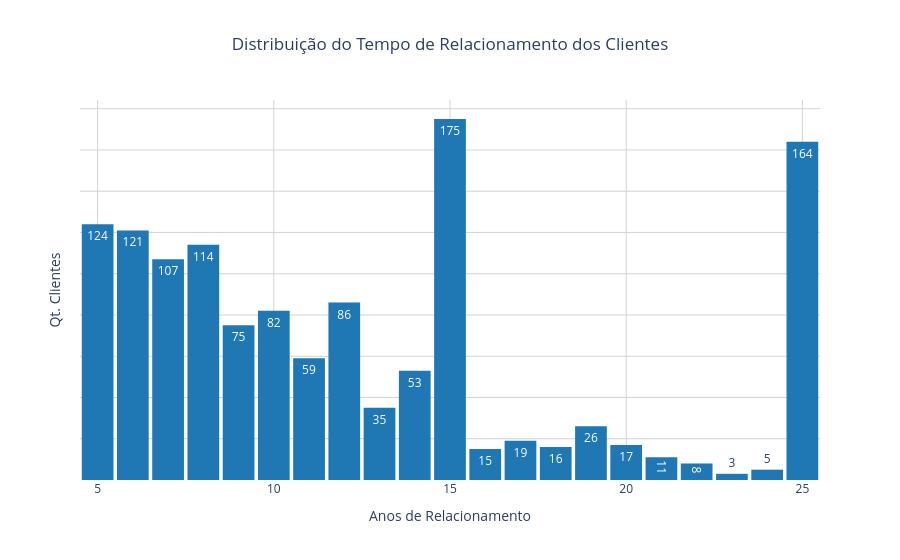

This figure's notebook cell:
### Code cell
# Histograma da distribuição do tempo de relacionamento em anos
fig_anos = px.histogram(
    df_base_cadast,
    x='anos_cliente',
    nbins=25,
    title='Distribuição do Tempo de Relacionamento dos Clientes',
    labels={
        'anos_cliente': 'Anos de Relacionamento',
        'count': 'Quantidade de Clientes'
        },
    text_auto=True,
    color_discrete_sequence=['#1f77b4']
)

fig_anos.update_layout(
    bargap=0.1,
    title_x=0.5,
    plot_bgcolor='white',
    xaxis=dict(showgrid=True, gridcolor='lightgray'),
    yaxis=dict(
        title='Qt. Clientes',
        showticklabels=False,
        showgrid=True,
        gridcolor='lightgray')
)

fig_anos.show()

### Figure 1 — Plotly figure (JSON) as saved in the notebook; plotly's stock layout.template omitted (floating-point values rounded to 4 significant figures; data arrays with more than 128 entries replaced by an {"elided": "..."} marker saying what was removed)
{"data": [{"bingroup": "x", "hovertemplate": "Anos de Relacionamento=%{x}<br>count=%{y}<extra></extra>", "legendgroup": "", "marker": {"color": "#1f77b4", "pattern": {"shape": ""}}, "name": "", "nbinsx": 25, "orientation": "v", "showlegend": false, "texttemplate": "%{value}", "type": "histogram", "x": {"elided": "1315 int values"}, "xaxis": "x", "yaxis": "y"}], "layout": {"bargap": 0.1, "barmode": "relative", "legend": {"tracegroupgap": 0}, "plot_bgcolor": "white", "title": {"text": "Distribuição do Tempo de Relacionamento dos Clientes", "x": 0.5}, "xaxis": {"anchor": "y", "domain": [0, 1], "gridcolor": "lightgray", "showgrid": true, "title": {"text": "Anos de Relacionamento"}}, "yaxis": {"anchor": "x", "domain": [0, 1], "gridcolor": "lightgray", "showgrid": true, "showticklabels": false, "title": {"text": "Qt. Clientes"}}}}
